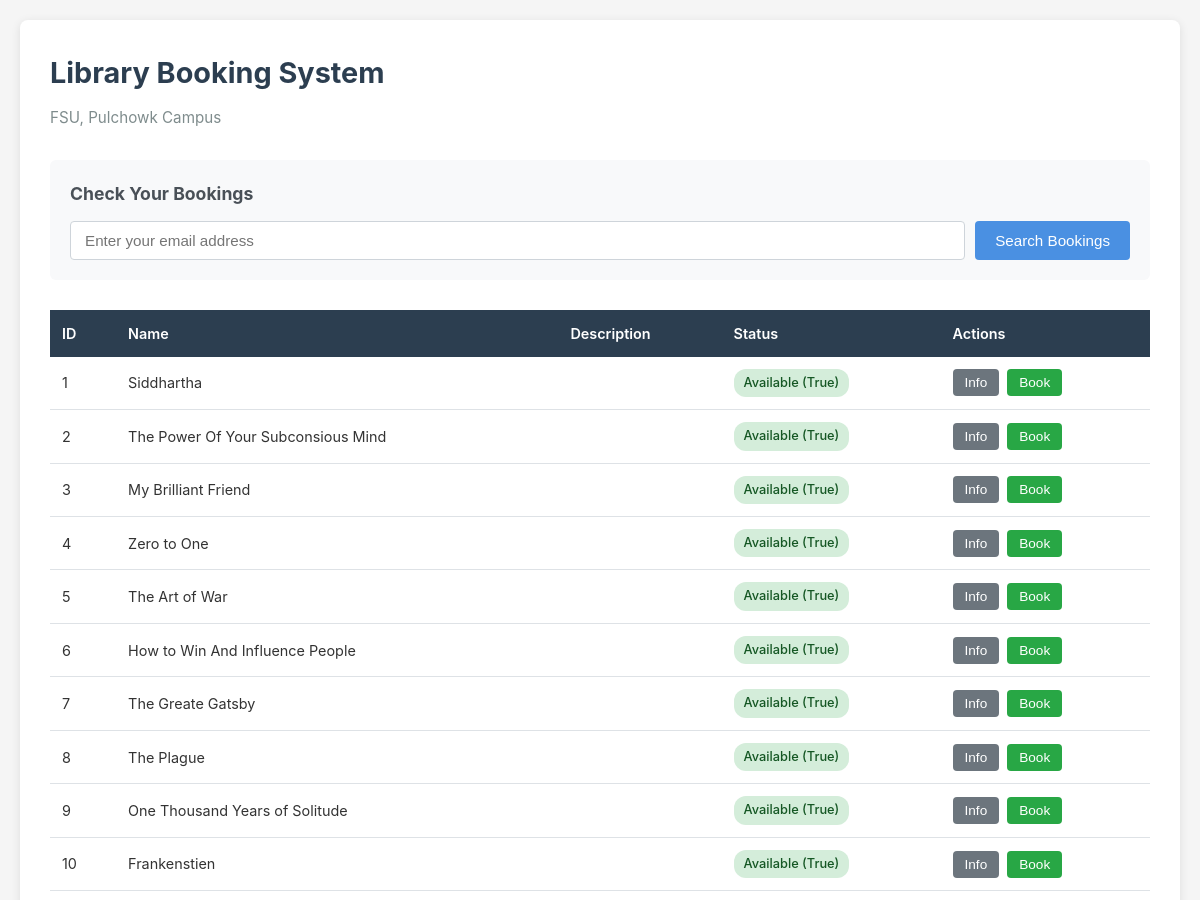
/library (upper part), run on an earlier commit of the app's database.
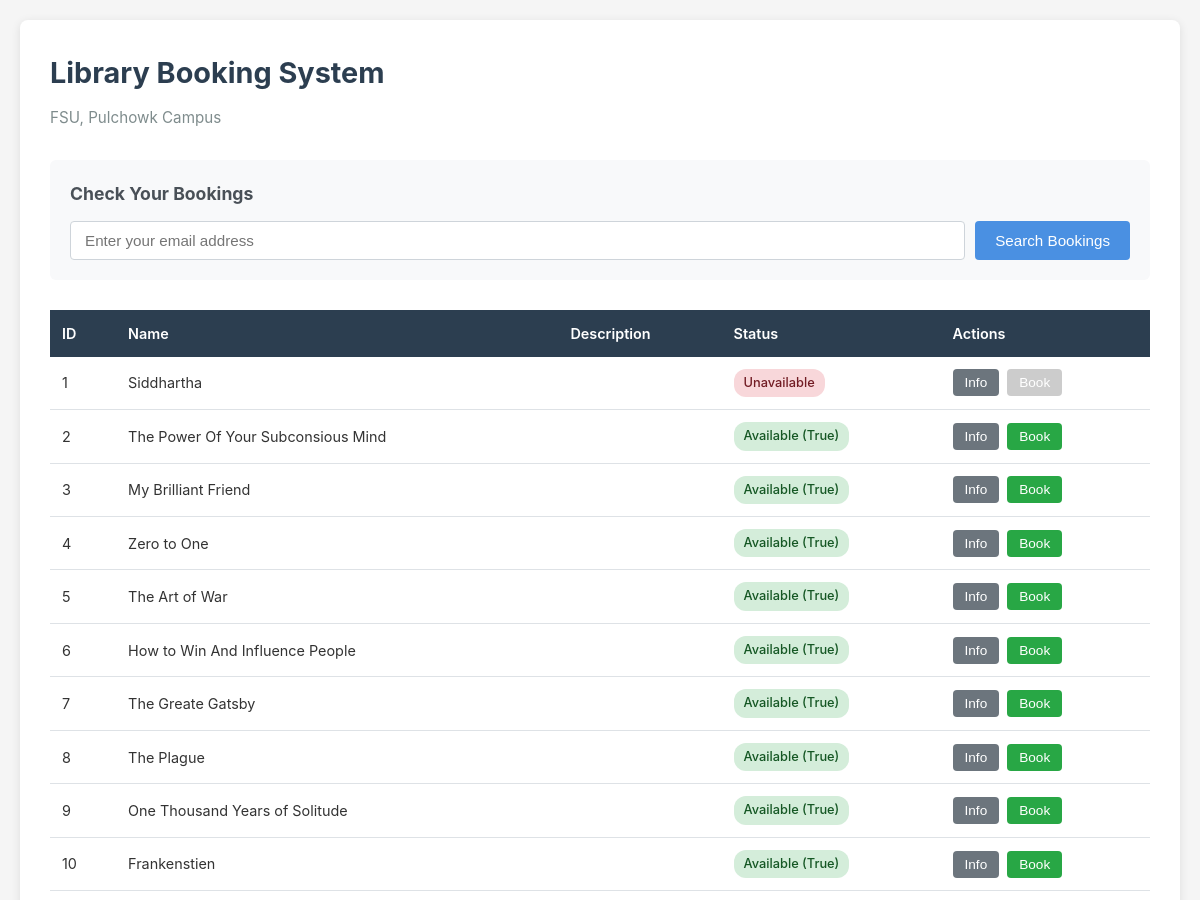
And on a later commit of the database.
### models.py (models this page shows)
class Item(Base):
    __tablename__ = "items"
    id = Column(Integer, primary_key=True)
    name = Column(String, nullable=False)
    description = Column(String)
    image_path = Column(String, nullable=True)
    available = Column(Boolean, default=True)
    hold_time = Column(Integer, default=3)  # Max-days before return must be done
    occupy_time = Column(Integer, default=15) # Max-days after booking item must be taken
    bookings = relationship("Booking", back_populates="item")

### app.py (the view)
@app.route("/")
@app.route("/library/")
@app.route("/library")
def home():
    db = get_db()
    items = get_all_items(db)
    db.close()
    return render_template("index.html", items=items)

### app.py (called while the page is built)
def get_db():
    return SessionLocal()

### models.py (called while the page is built)
def get_all_items(db):
    return db.query(Item).all()

### templates/index.html (shortened to what this page needs)
<!DOCTYPE html>
<html lang="en">
<head>
</head>
<body>
    <div class="container">
        <h1>Library Booking System</h1>
        <p class="subtitle">FSU, Pulchowk Campus</p>
        <div class="search-section">
            <h2>Check Your Bookings</h2>
            <form action="/library/user-bookings" method="post" class="search-form">
                <input type="email" name="email" placeholder="Enter your email address" required>
                <button type="submit" class="btn">Search Bookings</button>
            </form>
        </div>
        <div class="table-wrapper">
            <table>
                <thead>
                    <tr>
                        <th>ID</th>
                        <th>Name</th>
                        <th>Description</th>
                        <th>Status</th>
                        <th>Actions</th>
                    </tr>
                </thead>
                <tbody>
                    {% for item in items %}
                        <tr>
                            <td>{{ item.id }}</td>
                            <td>{{ item.name }}</td>
                            <td>{{ item.description }}</td>
                            <td>
                                {% if item.available > 0 %}
                                    <span class="status-badge status-available">Available ({{ item.available }})</span>
                                {% else %}
                                    <span class="status-badge status-unavailable">Unavailable</span>
                                {% endif %}
                            </td>
                            <td>
                                <div class="action-buttons">
                                    <button onclick="showInfo({{ item.id }})" class="btn btn-info">Info</button>
                                    <button onclick="bookItem({{ item.id }})" class="btn btn-book" {% if item.available < 1 %}disabled{% endif %}>Book</button>
                                </div>
                            </td>
                        </tr>
                    {% endfor %}
                </tbody>
            </table>
        </div>
    </div>
</body>
<br>
</html>

What changed in the data, as far as the page shows it:
changed Item "Siddhartha": available "True" → (not shown); available "Available ( )" → "Unavailable"
